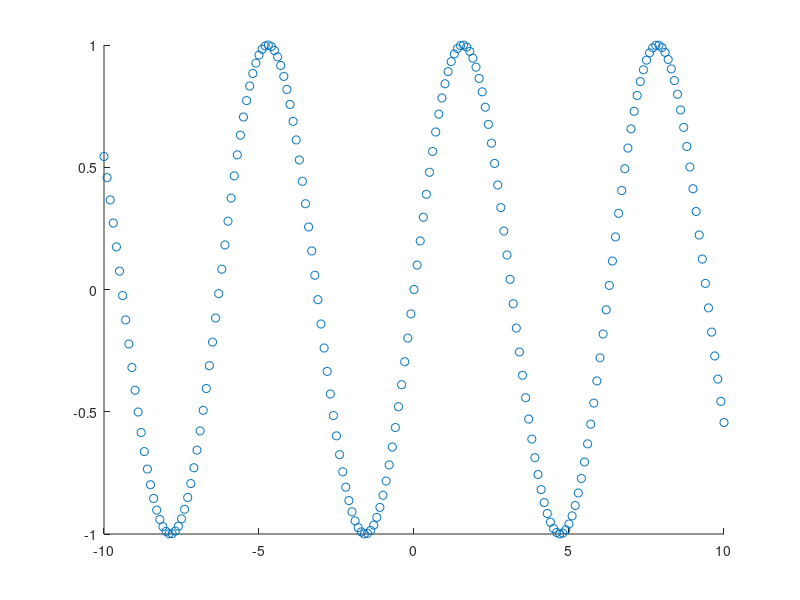

Write the MATLAB code that produced this figure.
#!/usr/bin/octave

#{
This program will use the Scatter Plot
#}
x = -10:0.1:10
y = sin(x)
# The general one
scatter(x,y)
